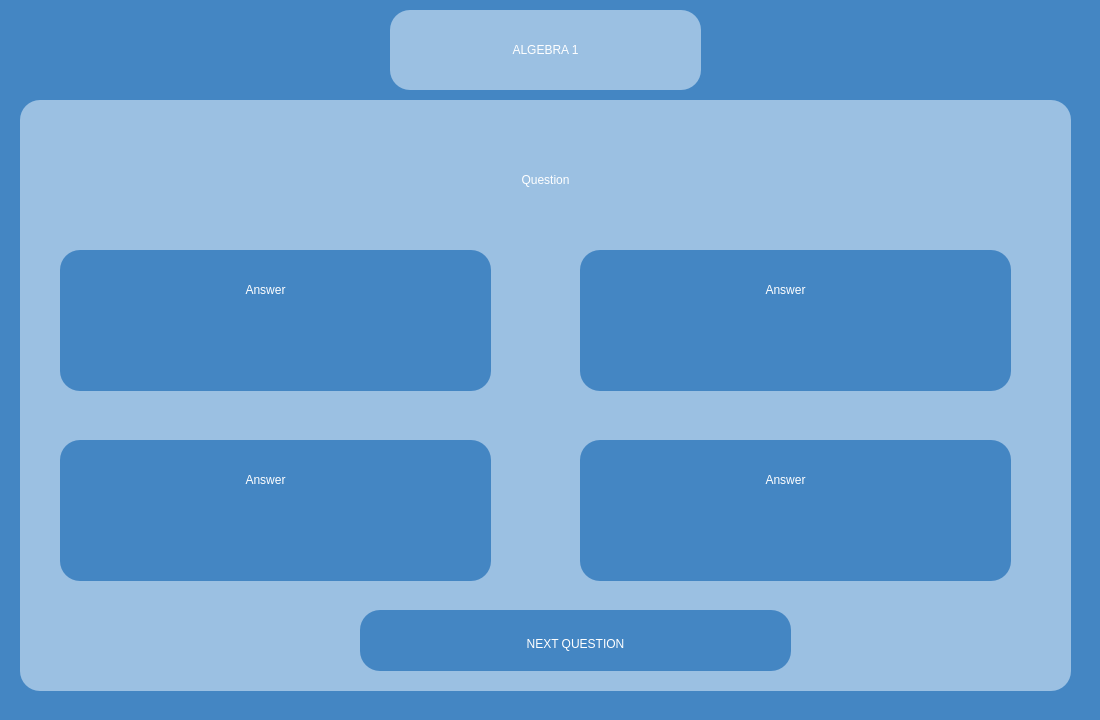
<?xml version="1.0" encoding="UTF-8"?>
<ui version="4.0">
 <class>algebraExam1</class>
 <widget class="QWidget" name="algebraExam1">
  <property name="geometry">
   <rect>
    <x>0</x>
    <y>0</y>
    <width>1100</width>
    <height>720</height>
   </rect>
  </property>
  <property name="windowTitle">
   <string>Form</string>
  </property>
  <property name="styleSheet">
   <string notr="true">background-color: #4486c3;</string>
  </property>
  <widget class="QFrame" name="You_profile_back">
   <property name="geometry">
    <rect>
     <x>390</x>
     <y>10</y>
     <width>311</width>
     <height>80</height>
    </rect>
   </property>
   <property name="styleSheet">
    <string notr="true">background-color:rgb(155, 192, 226);
border:0px;
border-radius: 20px;</string>
   </property>
   <property name="frameShape">
    <enum>QFrame::Shape::StyledPanel</enum>
   </property>
   <property name="frameShadow">
    <enum>QFrame::Shadow::Raised</enum>
   </property>
   <widget class="QLabel" name="your_profile_text">
    <property name="geometry">
     <rect>
      <x>10</x>
      <y>10</y>
      <width>291</width>
      <height>61</height>
     </rect>
    </property>
    <property name="styleSheet">
     <string notr="true">color:white;
font: 32pt &quot;Aura&quot;;</string>
    </property>
    <property name="text">
     <string>&lt;html&gt;&lt;head/&gt;&lt;body&gt;&lt;p align=&quot;center&quot;&gt;ALGEBRA 1&lt;/p&gt;&lt;/body&gt;&lt;/html&gt;</string>
    </property>
   </widget>
  </widget>
  <widget class="QFrame" name="questionTab">
   <property name="geometry">
    <rect>
     <x>20</x>
     <y>100</y>
     <width>1051</width>
     <height>591</height>
    </rect>
   </property>
   <property name="styleSheet">
    <string notr="true">background-color:rgb(155, 192, 226);
border:0px;
border-radius: 20px;</string>
   </property>
   <property name="frameShape">
    <enum>QFrame::Shape::StyledPanel</enum>
   </property>
   <property name="frameShadow">
    <enum>QFrame::Shadow::Raised</enum>
   </property>
   <widget class="QLabel" name="question">
    <property name="geometry">
     <rect>
      <x>170</x>
      <y>10</y>
      <width>711</width>
      <height>141</height>
     </rect>
    </property>
    <property name="whatsThis">
     <string>&lt;html&gt;&lt;head/&gt;&lt;body&gt;&lt;p align=&quot;center&quot;&gt;&lt;br/&gt;&lt;/p&gt;&lt;/body&gt;&lt;/html&gt;</string>
    </property>
    <property name="styleSheet">
     <string notr="true">color:white;
font: 32pt &quot;Aura&quot;;
text-align:center;</string>
    </property>
    <property name="text">
     <string>&lt;html&gt;&lt;head/&gt;&lt;body&gt;&lt;p align=&quot;center&quot;&gt;Question&lt;/p&gt;&lt;/body&gt;&lt;/html&gt;</string>
    </property>
   </widget>
   <widget class="QFrame" name="answerTab_1">
    <property name="geometry">
     <rect>
      <x>40</x>
      <y>150</y>
      <width>431</width>
      <height>141</height>
     </rect>
    </property>
    <property name="styleSheet">
     <string notr="true">background-color:#4486c3;
border:0px;
border-radius: 20px;</string>
    </property>
    <property name="frameShape">
     <enum>QFrame::Shape::StyledPanel</enum>
    </property>
    <property name="frameShadow">
     <enum>QFrame::Shadow::Raised</enum>
    </property>
    <widget class="QLabel" name="answer_1">
     <property name="geometry">
      <rect>
       <x>60</x>
       <y>10</y>
       <width>291</width>
       <height>61</height>
      </rect>
     </property>
     <property name="whatsThis">
      <string>&lt;html&gt;&lt;head/&gt;&lt;body&gt;&lt;p align=&quot;center&quot;&gt;&lt;br/&gt;&lt;/p&gt;&lt;/body&gt;&lt;/html&gt;</string>
     </property>
     <property name="styleSheet">
      <string notr="true">color:white;
font: 32pt &quot;Aura&quot;;</string>
     </property>
     <property name="text">
      <string>&lt;html&gt;&lt;head/&gt;&lt;body&gt;&lt;p align=&quot;center&quot;&gt;Answer&lt;/p&gt;&lt;/body&gt;&lt;/html&gt;</string>
     </property>
    </widget>
    <widget class="QPushButton" name="answer_1Button">
     <property name="geometry">
      <rect>
       <x>0</x>
       <y>0</y>
       <width>431</width>
       <height>141</height>
      </rect>
     </property>
     <property name="styleSheet">
      <string notr="true">background-color:rgba(0, 0, 0, 0);
border-radius:35px;</string>
     </property>
     <property name="text">
      <string/>
     </property>
    </widget>
    <zorder>answer_1Button</zorder>
    <zorder>answer_1</zorder>
   </widget>
   <widget class="QFrame" name="answerTab_2">
    <property name="geometry">
     <rect>
      <x>560</x>
      <y>150</y>
      <width>431</width>
      <height>141</height>
     </rect>
    </property>
    <property name="styleSheet">
     <string notr="true">background-color:#4486c3;
border:0px;
border-radius: 20px;</string>
    </property>
    <property name="frameShape">
     <enum>QFrame::Shape::StyledPanel</enum>
    </property>
    <property name="frameShadow">
     <enum>QFrame::Shadow::Raised</enum>
    </property>
    <widget class="QLabel" name="answer_2">
     <property name="geometry">
      <rect>
       <x>60</x>
       <y>10</y>
       <width>291</width>
       <height>61</height>
      </rect>
     </property>
     <property name="whatsThis">
      <string>&lt;html&gt;&lt;head/&gt;&lt;body&gt;&lt;p align=&quot;center&quot;&gt;&lt;br/&gt;&lt;/p&gt;&lt;/body&gt;&lt;/html&gt;</string>
     </property>
     <property name="styleSheet">
      <string notr="true">color:white;
font: 32pt &quot;Aura&quot;;</string>
     </property>
     <property name="text">
      <string>&lt;html&gt;&lt;head/&gt;&lt;body&gt;&lt;p align=&quot;center&quot;&gt;Answer&lt;/p&gt;&lt;/body&gt;&lt;/html&gt;</string>
     </property>
    </widget>
    <widget class="QPushButton" name="answer_2Button">
     <property name="geometry">
      <rect>
       <x>0</x>
       <y>0</y>
       <width>431</width>
       <height>141</height>
      </rect>
     </property>
     <property name="styleSheet">
      <string notr="true">background-color:rgba(0, 0, 0, 0);
border-radius:35px;</string>
     </property>
     <property name="text">
      <string/>
     </property>
    </widget>
    <zorder>answer_2Button</zorder>
    <zorder>answer_2</zorder>
   </widget>
   <widget class="QFrame" name="answerTab_3">
    <property name="geometry">
     <rect>
      <x>40</x>
      <y>340</y>
      <width>431</width>
      <height>141</height>
     </rect>
    </property>
    <property name="styleSheet">
     <string notr="true">background-color:#4486c3;
border:0px;
border-radius: 20px;</string>
    </property>
    <property name="frameShape">
     <enum>QFrame::Shape::StyledPanel</enum>
    </property>
    <property name="frameShadow">
     <enum>QFrame::Shadow::Raised</enum>
    </property>
    <widget class="QLabel" name="answer_3">
     <property name="geometry">
      <rect>
       <x>60</x>
       <y>10</y>
       <width>291</width>
       <height>61</height>
      </rect>
     </property>
     <property name="whatsThis">
      <string>&lt;html&gt;&lt;head/&gt;&lt;body&gt;&lt;p align=&quot;center&quot;&gt;&lt;br/&gt;&lt;/p&gt;&lt;/body&gt;&lt;/html&gt;</string>
     </property>
     <property name="styleSheet">
      <string notr="true">color:white;
font: 32pt &quot;Aura&quot;;</string>
     </property>
     <property name="text">
      <string>&lt;html&gt;&lt;head/&gt;&lt;body&gt;&lt;p align=&quot;center&quot;&gt;Answer&lt;/p&gt;&lt;/body&gt;&lt;/html&gt;</string>
     </property>
    </widget>
    <widget class="QPushButton" name="answer_3Button">
     <property name="geometry">
      <rect>
       <x>0</x>
       <y>0</y>
       <width>431</width>
       <height>141</height>
      </rect>
     </property>
     <property name="styleSheet">
      <string notr="true">background-color:rgba(0, 0, 0, 0);
border-radius:35px;</string>
     </property>
     <property name="text">
      <string/>
     </property>
    </widget>
    <zorder>answer_3Button</zorder>
    <zorder>answer_3</zorder>
   </widget>
   <widget class="QFrame" name="answerTab_4">
    <property name="geometry">
     <rect>
      <x>560</x>
      <y>340</y>
      <width>431</width>
      <height>141</height>
     </rect>
    </property>
    <property name="styleSheet">
     <string notr="true">background-color:#4486c3;
border:0px;
border-radius: 20px;</string>
    </property>
    <property name="frameShape">
     <enum>QFrame::Shape::StyledPanel</enum>
    </property>
    <property name="frameShadow">
     <enum>QFrame::Shadow::Raised</enum>
    </property>
    <widget class="QLabel" name="answer_4">
     <property name="geometry">
      <rect>
       <x>60</x>
       <y>10</y>
       <width>291</width>
       <height>61</height>
      </rect>
     </property>
     <property name="whatsThis">
      <string>&lt;html&gt;&lt;head/&gt;&lt;body&gt;&lt;p align=&quot;center&quot;&gt;&lt;br/&gt;&lt;/p&gt;&lt;/body&gt;&lt;/html&gt;</string>
     </property>
     <property name="styleSheet">
      <string notr="true">color:white;
font: 32pt &quot;Aura&quot;;</string>
     </property>
     <property name="text">
      <string>&lt;html&gt;&lt;head/&gt;&lt;body&gt;&lt;p align=&quot;center&quot;&gt;Answer&lt;/p&gt;&lt;/body&gt;&lt;/html&gt;</string>
     </property>
    </widget>
    <widget class="QPushButton" name="answer_4Button">
     <property name="geometry">
      <rect>
       <x>0</x>
       <y>0</y>
       <width>431</width>
       <height>141</height>
      </rect>
     </property>
     <property name="styleSheet">
      <string notr="true">background-color:rgba(0, 0, 0, 0);
border-radius:35px;</string>
     </property>
     <property name="text">
      <string/>
     </property>
    </widget>
    <zorder>answer_4Button</zorder>
    <zorder>answer_4</zorder>
   </widget>
   <widget class="QFrame" name="nextTab">
    <property name="geometry">
     <rect>
      <x>340</x>
      <y>510</y>
      <width>431</width>
      <height>61</height>
     </rect>
    </property>
    <property name="styleSheet">
     <string notr="true">background-color:#4486c3;
border:0px;
border-radius: 20px;</string>
    </property>
    <property name="frameShape">
     <enum>QFrame::Shape::StyledPanel</enum>
    </property>
    <property name="frameShadow">
     <enum>QFrame::Shadow::Raised</enum>
    </property>
    <widget class="QLabel" name="next">
     <property name="geometry">
      <rect>
       <x>70</x>
       <y>4</y>
       <width>291</width>
       <height>61</height>
      </rect>
     </property>
     <property name="whatsThis">
      <string>&lt;html&gt;&lt;head/&gt;&lt;body&gt;&lt;p align=&quot;center&quot;&gt;&lt;br/&gt;&lt;/p&gt;&lt;/body&gt;&lt;/html&gt;</string>
     </property>
     <property name="styleSheet">
      <string notr="true">color:white;
font: 32pt &quot;Aura&quot;;</string>
     </property>
     <property name="text">
      <string>&lt;html&gt;&lt;head/&gt;&lt;body&gt;&lt;p align=&quot;center&quot;&gt;NEXT QUESTION&lt;/p&gt;&lt;/body&gt;&lt;/html&gt;</string>
     </property>
    </widget>
    <widget class="QPushButton" name="nextButton">
     <property name="geometry">
      <rect>
       <x>0</x>
       <y>0</y>
       <width>431</width>
       <height>61</height>
      </rect>
     </property>
     <property name="styleSheet">
      <string notr="true">background-color:rgba(0, 0, 0, 0);
border-radius:35px;</string>
     </property>
     <property name="text">
      <string/>
     </property>
    </widget>
   </widget>
  </widget>
 </widget>
 <resources/>
 <connections/>
</ui>
